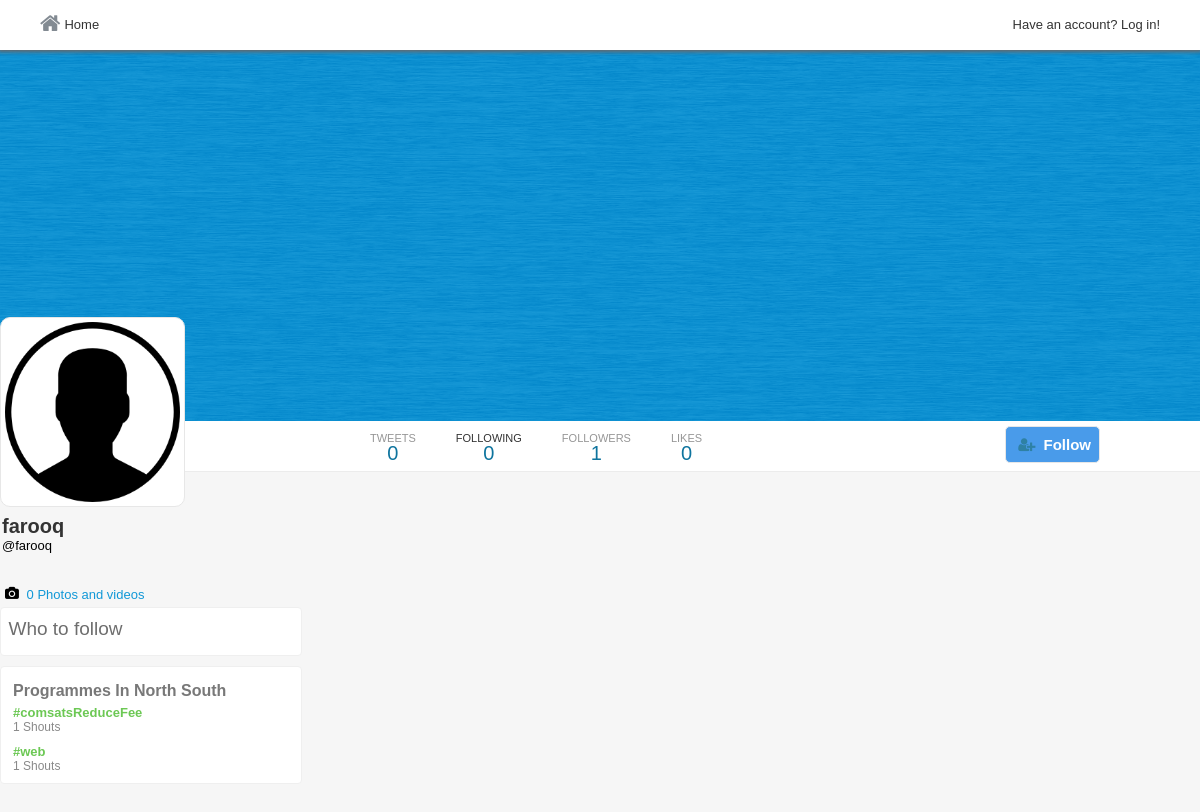
The page /following.php?username=farooq on the database its author committed.
### tables this page shows
CREATE TABLE `users` (
  `user_id` int(11) NOT NULL,
  `username` varchar(40) NOT NULL,
  `email` varchar(255) NOT NULL,
  `password` varchar(32) NOT NULL,
  `screenName` varchar(40) NOT NULL,
  `profileImage` varchar(255) NOT NULL,
  `profileCover` varchar(255) NOT NULL,
  `following` int(11) NOT NULL,
  `followers` int(11) NOT NULL,
  `bio` varchar(140) NOT NULL,
  `country` varchar(255) NOT NULL,
  `website` varchar(255) NOT NULL
);

CREATE TABLE `trends` (
  `trendID` int(11) NOT NULL,
  `hashtag` varchar(140) NOT NULL,
  `createdOn` datetime NOT NULL
);

### core/init.php (called while the page is built, shortened)
<?php
	include 'database/connection.php';
	include 'classes/user.php';
	include 'classes/tweet.php';
	include 'classes/follow.php';
	global $pdo;
	$getFromU = new User($pdo);
	$getFromT = new Tweet($pdo);
	$getFromF = new Follow($pdo);
?>

### core/classes/user.php (called while the page is built, shortened)
<?php
	class User{
		protected $pdo;
		function __construct($pdo){
			$this->pdo = $pdo;
		}
		public function checkInput($var){
			$var = htmlspecialchars($var);
			$var = trim($var);
			$var = stripcslashes($var);
			return $var;
		}
		public function userData($user_id){
			$stmt = $this->pdo->prepare("SELECT * FROM `users` WHERE `user_id` = :user_id");
			$stmt->bindValue(":user_id",$user_id,PDO::PARAM_INT);
			$stmt->execute();
			return $stmt->fetch(PDO::FETCH_OBJ);
		}
		public function loggedIn(){
			return (isset($_SESSION['user_id'])) ? true : false;
		}
		public function userIdByUsername($username){
			$stmt = $this->pdo->prepare("SELECT `user_id` FROM `users` WHERE `username` = :username");
			$stmt->bindValue(":username",$username,PDO::PARAM_STR);
			$stmt->execute();
			$user = $stmt->fetch(PDO::FETCH_OBJ);
			return $user->user_id;
		}
	}
?>

### following.php (the view, shortened to what this page needs)
<?php
	if(isset($_GET['username']) === true && empty($_GET['username']) === false){
		include 'core/init.php';
		$username = $getFromU->checkInput($_GET['username']);
		$profile_id = $getFromU->userIdByUserName($username);
		$profileData = $getFromU->userData($profile_id);
		$user_id = $_SESSION['user_id'];
		$user = $getFromU->userData($user_id);
	}
?>
<html>
	<html>
	<head>
 		<link rel="stylesheet" href="../assets/css/style-complete.css"/>
   		<link rel="stylesheet" href="https://cdnjs.cloudflare.com/ajax/libs/font-awesome/4.6.3/css/font-awesome.css"/>
    </head>
<body>
<div class="wrapper">
<div class="header-wrapper">
	<div class="nav-container">
    	<div class="nav">
		<div class="nav-left">
			<ul>
				<li><a href="../home.php"><i class="fa fa-home" aria-hidden="true"></i>Home</a></li>
			</ul>
		</div>
		<div class="nav-right">
			<ul>
				<?php if($getFromU->loggedIn() === true){?>
				<li class="hover"><label class="drop-label" for="drop-wrap1"><img src="../<?php echo $user->profileImage;?>"/></label>
				<input type="checkbox" id="drop-wrap1">
				<div class="drop-wrap">
					<div class="drop-inner">
						<ul>
							<li><a href="../<?php echo $user->username;?>"><?php echo $user->username;?></a></li>
							<li><a href="../settings/account">Settings</a></li>
							<li><a href="../includes/logout.php">Log out</a></li>
						</ul>
					</div>
				</div>
				</li>
				<li><label for="pop-up-tweet" class="addTweetBtn">Post</label></li>
				<?php } else{
					echo '<li><a href="../index.php">Have an account? Log in!</a></li>';
				}?>
			</ul>
		</div>
	</div>
	</div>
</div>
<div class="profile-cover-wrap">
<div class="profile-cover-inner">
	<div class="profile-cover-img">
		<img src="../<?php echo $profileData->profileCover;?>"/>
	</div>
</div>
<div class="profile-nav">
 <div class="profile-navigation">
	<ul>
		<li>
		<div class="n-head">
			TWEETS
		</div>
		<div class="n-bottom">
		  <?php echo $getFromT->countTweets($profile_id);?>
		</div>
		</li>
		<li>
			<a href="#">
				<div class="n-head">
					<a href="#">FOLLOWING</a>
				</div>
				<div class="n-bottom">
					<span class="count-following"><?php echo $profileData->following;?></span>
				</div>
			</a>
		</li>
		<li>
		 <a href="followers">
				<div class="n-head">
					FOLLOWERS
				</div>
				<div class="n-bottom">
					<span class="count-followers"><?php echo $profileData->followers;?></span>
				</div>
			</a>
		</li>
		<li>
			<a href="javascript: void(0);">
				<div class="n-head">
					LIKES
				</div>
				<div class="n-bottom">
					<?php echo $getFromT->countLikes($profile_id);?>
				</div>
			</a>
		</li>
	</ul>
	<div class="edit-button">
		<span>
			<?php
				echo $getFromF->followBtn($profile_id,$user_id,$profileData->user_id);
			?>
		</span>
	</div>
    </div>
</div>
</div>
<div class="in-wrapper">
 <div class="in-full-wrap">
   <div class="in-left">
     <div class="in-left-wrap">
	<div class="profile-info-wrap">
	 <div class="profile-info-inner">
		<div class="profile-img">
			<img src="../<?php echo $profileData->profileImage;?>"/>
		</div>
		<div class="profile-name-wrap">
			<div class="profile-name">
				<a href="../<?php echo $profileData->username;?>"><?php echo $profileData->screenName;?></a>
			</div>
			<div class="profile-tname">
				@<span class="username"><?php echo $profileData->username;?></span>
			</div>
		</div>
<div class="profile-extra-info">
</div>
<div class="profile-extra-footer">
	<div class="profile-extra-footer-head">
		<div class="profile-extra-info">
			<ul>
				<li>
					<div class="profile-ex-location-i">
						<i class="fa fa-camera" aria-hidden="true"></i>
					</div>
					<div class="profile-ex-location">
						<a href="javascript: void(0);">0 Photos and videos </a>
					</div>
				</li>
			</ul>
		</div>
	</div>
	 <?php $getFromT->trends();   ?>
</div>
	 </div>
	</div>
		</div>
	</div>
	</div>
</div>
</div>
</body>
</html>

### core/classes/tweet.php (shortened to what this page needs)
 <?php
	class Tweet extends User {
		function __construct($pdo){
			$this->pdo = $pdo;
		}
		public function countTweets($user_id){
			$stmt = $this->pdo->prepare("SELECT COUNT(`tweet_id`) AS `totalTweets` FROM `tweets` WHERE `tweetBy` = :user_id AND `retweet_id` = '0' OR `retweetBy` = :user_id");
			$stmt->bindValue(':user_id',$user_id,PDO::PARAM_INT);
			$stmt->execute();
			$count = $stmt->fetch(PDO::FETCH_OBJ);
			echo $count->totalTweets;
		}
		public function countLikes($user_id){
			$stmt = $this->pdo->prepare("SELECT COUNT(`like_id`) AS `totalLikes` FROM `likes` WHERE `likeBy` = :user_id");
			$stmt->bindValue(':user_id',$user_id,PDO::PARAM_INT);
			$stmt->execute();
			$count = $stmt->fetch(PDO::FETCH_OBJ);
			echo $count->totalLikes;
		}
		public function trends(){
			$stmt = $this->pdo->prepare("SELECT  *,COUNT(`tweet_id`) AS `tweetsCount` FROM `trends` INNER JOIN `tweets` ON `status` LIKE CONCAT('%#',`hashtag`,'%') or `retweetMsg` LIKE CONCAT('%#',`hashtag`,'%')  GROUP BY `hashtag` ORDER BY `tweet_id`");
			$stmt->execute();
			$trends = $stmt->fetchAll(PDO::FETCH_OBJ);
			echo '<div class="trend-wrapper"><div class="trend-inner"><div class="trend-title"><h3>Programmes In North South</h3></div>';
			foreach($trends as $trend){
				echo '<div class="trend-body">
						<div class="trend-body-content">
							<div class="trend-link">
								<a href="hashtag/'.$trend->hashtag.'">#'.$trend->hashtag.'</a>
							</div>
							<div class="trend-tweets">
								'.$trend->tweetsCount.' <span>Shouts</span>
							</div>
						</div>
					  </div>';
			}
			echo '</div></div>';
		}
	}
?>

### assets/css/style-complete.css (style rules this page uses)
* { margin: 0px auto; padding: 0px; font-family: Helvetica; }
body { font-family: Helvetica; font-size: 13px; background: #f6f6f6; }
ul { list-style:none; }
.wrapper { width:100%; }
.header-wrapper { width:100%; background:white; position: fixed; top:0; z-index: 10000; }
.nav-container { width:95%; margin:0px auto; }
.nav { width:100%; height:50px; }
.nav ul li { line-height: 50px; float:left; margin-right: 0px; padding: 0px 10px; cursor:pointer; transition: all 200ms ease-in-out; }
.nav ul li a { color:#333; text-decoration:none; }
.nav-left { width:50%; float:left; }
.nav-right { width:50%; float:right; }
.nav-right ul { float:right; }
.nav .nav-left ul li i { margin-right: 4px; color: #828a92; font-size: 22px; position: relative; top: 2px; }
.nav-right { height: 50px; }
.in-wrapper { width: 100%; padding: 5px 0px; }
.in-full-wrap { width:1200px; }
.in-left { width:25%; min-height: 1000px; float: left; margin-right: 12px; }
.in-left-wrap { width:100%; }
.trend-wrapper { width:100%; float: left; background: #fff; margin: 10px 0px; border-radius: 4px; border: 1px solid #efefef; }
.trend-inner { width: 95%; margin: 10px auto; padding: 5px 5px 0px 12px; }
.trend-title h3 { color: #787878; font-size: 16px; margin-bottom: 5px; }
.trend-body { margin-bottom:10px; }
.trend-link a { text-decoration: none; color: #6cc854; font-weight: bold; }
.trend-tweets { font-size: 12px; color: #898989; }
.profile-cover-wrap { width:100%; height: auto; position: relative; background-color: #F0F0F0; }
.profile-cover-img { width: 100%; min-height: 300px; max-height: 421px; overflow: hidden; }
.profile-cover-img img { width:100%; max-width: 1500px; height: 100%; max-height: 421px; min-height: 421px; }
.profile-img { width: 175px; height: 180px; background: #fff; padding: 4px; border-radius: 10px; border: 1px solid #e7e7e7; margin: 0px; position: relative;s }
.profile-img img { border-radius: 13px; height: 100%; width: 100%; }
.profile-nav { overflow: auto; background: #fff; border-bottom: 1px solid #ececec; }
.profile-navigation { width: 1000px; margin: 0px auto; }
.profile-navigation ul { width:50%; }
.profile-navigation ul li { float: left; margin: 0px 0px 0px 0px; text-align: center; padding: 10px 20px; -webkit-transition:all 300ms ease-in; -moz-transition:all 300ms ease-in; transition:all 300ms ease-in; line-height: 15px; }
.profile-navigation ul li a { text-decoration:none; color:#333; display: block; }
.n-head { font-size: 11px; color: #969696; }
.n-bottom { font-size: 20px; color: #0e749e; }
.profile-info-wrap { position: relative; top: -160px; }
.profile-name-wrap { margin: 8px 2px; }
.profile-name { color: #333; font-size: 20px; font-weight: bold; }
.profile-name a { text-decoration:none; color:#333; }
.profile-extra-info { padding: 5px; margin-top: 5px; }
.profile-ex-location-i { float: left; margin-right: 10px; width: 4%; text-align: center; }
.profile-ex-location a { text-decoration: none; color: #1198d7; }
.edit-button { float: right; margin-top: 5px; }
.header-wrapper { box-shadow: 0px 0px 4px 2px #6c6565; }

### rows shown on the page
users: profileCover (placeholder picture), following "0", followers "1", profileImage (placeholder picture), screenName "farooq", username "farooq"
trends: hashtag "comsatsReduceFee", tweetsCount "1"
trends: hashtag "web", tweetsCount "1"

### other values the page prints
$count->totalTweets "0"
$count->totalLikes "0"
